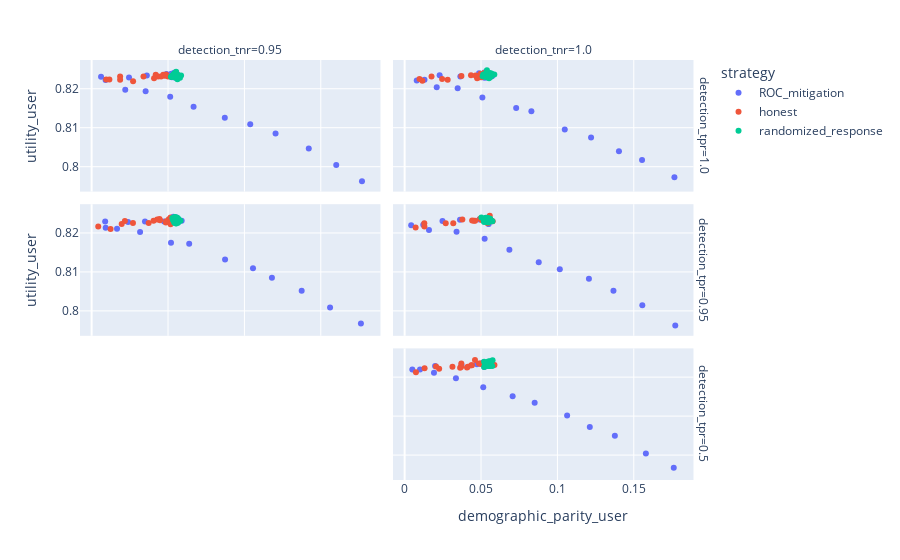

Here is the notebook cell this chart was saved with:
### Code cell
fig = px.scatter(
    audit,
    x="demographic_parity_user",
    y="utility_user",
    color="strategy",
    category_orders={"strategy": audit["strategy"].unique().sort().to_list()},
    facet_row="detection_tpr",
    facet_col="detection_tnr",
    hover_data=["strategy_json", "model_json"],
)
fig.show()
